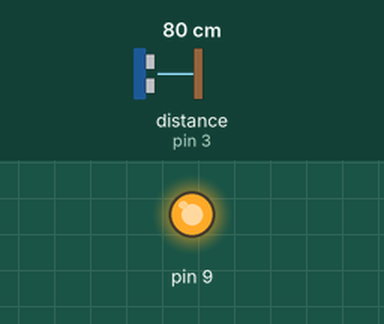
Recording of a sketch running on a simulated Arduino Uno, built with avr-gcc and run on an emulated ATmega328P. On the bench: output pins drawn as LEDs (lit = HIGH). Wiring (inferred from the names in the program): range finder with pulse-width output: data pin 3. The test bench sets the inputs (shaded band); at power-on: distance to the obstacle (sensor on pin 3) 80 cm. What the sketch prints to the serial monitor is not drawn.

Above: at 3.96 s.
4.3 s: distance to the obstacle (sensor on pin 3) set to 250 cm
Timing chart, 0 to 13.3 s (numbered marks = the images above; inputs shaded):
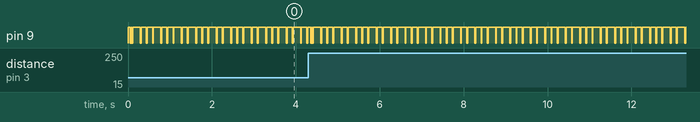

Measured:
- by itself, pin 9: moves between LOW and HIGH, repeating every 2.0 s

The sketch:

MotorControllerLibraryTest.ino
```cpp
//#include <PIDController.h>

#include <MotorController.h>
#include <PID_v1.h>

#define FRMotorPinA 51
#define FRMotorPinB 50
#define FRMotorEnPinAInterrupt 3
#define FRMotorPWM 9

//motor object
MotorController frontRight(51,50,3,8,9);
//pid object
PID myPID(&(frontRight.Input), &(frontRight.Output), &(frontRight.Setpoint),0.7,0,0.5, DIRECT);


long previousMillis = 0;
void setup() {
  Serial.begin(9600);
  //whenever FRMotorEnPinA has a rising edge, run subroutine
  attachInterrupt(digitalPinToInterrupt(FRMotorEnPinAInterrupt), updateEncoder, RISING);
  frontRight.rotateMotorForward(30);
  frontRight.Setpoint = 20;
  myPID.SetMode(AUTOMATIC);
  myPID.SetOutputLimits(0, 50);
  myPID.SetSampleTime(20);
//  delay(2000);
  Serial.print("here");
}

void loop() {
    frontRight.Input = frontRight.calculateRPM();
    if ((millis() - previousMillis) >20000){
          frontRight.Setpoint = 30;
          previousMillis = millis();
          if (frontRight.Setpoint <0){
            frontRight.Setpoint = 30;
          }
    }


    myPID.Compute();
    frontRight.rotateMotorForward(frontRight.Output);
//    Serial.print(" setpoint is: ");
//    Serial.print((int) frontRight.Setpoint);
//    Serial.print(" input is: ");
//    Serial.print((int) frontRight.Input);
//    Serial.print("    output is: ");
//    Serial.println((int) frontRight.Output);

//    Serial.print("Setpoint is: ");
    Serial.print((int) frontRight.Setpoint);
    Serial.print(" ");
    Serial.print((int) frontRight.Input);
    Serial.print(" ");
    Serial.println((int) frontRight.Output);


//    digitalWrite(51, LOW);
//    digitalWrite(50, HIGH);
//    analogWrite(9, frontRight.LUT[30]);
    delay(10);
}


void updateEncoder()
{
  frontRight.encoderValue++;
}
```

MotorController.cpp
```cpp
#include "Arduino.h"
#include "MotorController.h"

MotorController::MotorController(int motorPinA, int motorPinB, int encoderPinA, int encoderPinB, int speedPWMPin)
{
  this->motorPinA = motorPinA;
  this->motorPinB = motorPinB;
  this->encoderPinA = encoderPinA;
  this->encoderPinB = encoderPinB;
  this->speedPWMPin = speedPWMPin;

  pinMode(this->motorPinA, OUTPUT);
  pinMode(this->motorPinB, OUTPUT);
  pinMode(this->encoderPinA, INPUT);
  pinMode(this->encoderPinB, INPUT);
  pinMode(this->speedPWMPin, OUTPUT);
  lastRPM = 0;

  previousSpeedMillis = millis();
}

//
int MotorController::RPM2PWD(int RPM)
{

  if (RPM < 30 && RPM >= 10)
  {
    double p1 = 4.0381e-07;
    double p2 = -7.1966e-05;
    double p3 = 0.0056047;
    double p4 = -0.25022;
    double p5 = 7.054;
    double p6 = -130.17;
    double p7 = 1571.6;
    double p8 = -11969;
    double p9 = 52166;
    double p10 = -99079;

    double PWM = p1 * pow(RPM, 9) + p2 * pow(RPM, 8) +
                 p3 * pow(RPM, 7) + p4 * pow(RPM, 6) +
                 p5 * pow(RPM, 5) + p6 * pow(RPM, 4) +
                 p7 * pow(RPM, 3) + p8 * pow(RPM, 2) +
                 p9 * RPM + p10;
    return (int)PWM;
  }
  else if (RPM >= 30)
  {
    return 255;
  }
  else if (RPM < 10)
  {
    return 0;
  }
}

// rotate motor forward
void MotorController::rotateMotorForward(int RPM = 30)
{
  // digitalWrite(51, LOW);
  // digitalWrite(50, HIGH);
  // analogWrite(9, 255);
  digitalWrite(this->motorPinA, LOW);
  digitalWrite(this->motorPinB, HIGH);
  analogWrite(this->speedPWMPin, this->RPM2PWD(RPM));
  // Serial.println(this->RPM2PWD(RPM));
}

// rotate motor backwards
void MotorController::rotateMotorBackwards(int RPM = 30)
{
  digitalWrite(this->motorPinA, HIGH);
  digitalWrite(this->motorPinB, LOW);
  analogWrite(this->speedPWMPin, this->RPM2PWD(RPM));
}

// stop motor from rotating
void MotorController::stopMotorRotation(void)
{
  digitalWrite(this->motorPinA, LOW);
  digitalWrite(this->motorPinB, LOW);
  analogWrite(this->speedPWMPin, 0);
}

int MotorController::calculateRPM(void)
{
  // encoderValue = 0;
  speedMillis = millis();
  // delay(100);
  // long int currentMillis = millis();
  // Serial.print("encoder vlue: ");
  // Serial.print(encoderValue);
  int rpm = (int)(encoderValue * 60.0 / ((speedMillis - previousSpeedMillis) / 1000.0) / ENCODEROUTPUT);

  // Serial.print("Delta: ");
  // Serial.print(speedMillis - previousSpeedMillis);
  // Serial.print("Motor Speed: ");

  // Serial.print(rpm);

  encoderValue = 0;

  previousSpeedMillis = speedMillis;
  // encoderValue = 0;
  // Serial.print(" RPM before processing is: ");
  // Serial.print(rpm);
  // Serial.print(" PWM is: ");
  // Serial.print(this->RPM2PWD(rpm));
  return rpm;
}

void MotorController::setSpeed(int RPM)
{
  this->Input = RPM;
}
```

MotorController.h
```cpp
#ifndef MotorController_h
#define MotorController_h
#include <PID_v1.h>
#include "Arduino.h"
class MotorController
{
public:
    volatile unsigned long int encoderValue = 0;
    int motorPinA;
    int motorPinB;
    int encoderPinA;
    int encoderPinB;
    int speedPWMPin;
    //         int LUT[50] = {0, 0, 0, 0, 0, 0, 0, 0, 0, 0, 66, 71, 73, 78, 84, 88, 93, 97, 105, 109,
    // 120, 128, 134, 147, 160, 171, 194, 216, 240, 249,
    // 255, 255, 255, 255, 255, 255, 255, 255, 255, 255,
    // 255, 255, 255, 255, 255, 255, 255, 255, 255, 255};
    int ENCODEROUTPUT = 1980;
    long previousSpeedMillis;
    long speedMillis;
    // unsigned long int encoderValue;
    double Input;
    double Output;
    double Setpoint;
    int lastRPM;

public:
    MotorController(int motorPinA, int motorPinB, int encoderPinA, int encoderPinB, int speedPWMPin);
    void setSpeed(int RPM);
    void rotateMotorForward(int);
    void rotateMotorBackwards(int);
    void stopMotorRotation(void);
    int RPM2PWD(int RPM);
    int calculateRPM(void);
    static void updateEncoder(void);
};

#endif
```
